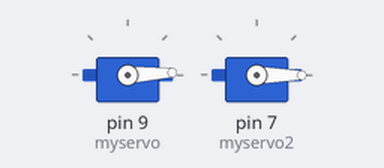
The sketch below on a simulated Arduino Uno, built with avr-gcc and run on an emulated ATmega328P. On the bench: 2 × servo.

Above: at 0.05 s.
At 1.35 s:
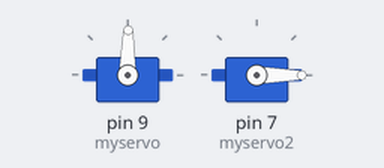
At 2.65 s:
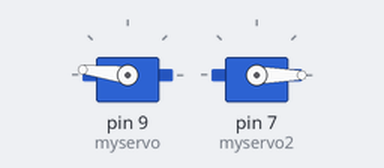
At 5.25 s:
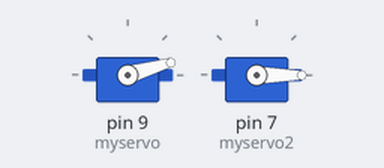
Timing chart, 0 to 7.1 s (numbered marks = the images above):
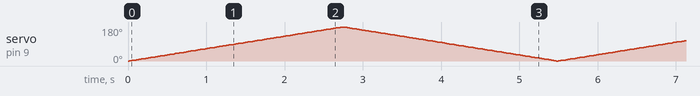

The sketch:

servosweep.ino
```cpp
#include <Servo.h>

Servo myservo;
Servo myservo2;


int pos = 0;
int pos2 = 0;

void setup() {
  myservo.attach(9);
  myservo2.attach(7);
}

void loop() {
  for (pos = 0; pos <= 180; pos += 1) {
    // in steps of 1 degree
    myservo.write(pos);
    myservo2.write(pos2);
    delay(15);
  }
  for (pos = 180; pos >= 0; pos -= 1) {
    myservo.write(pos);
    myservo2.write(pos2);
    delay(15);
  }
}
```
